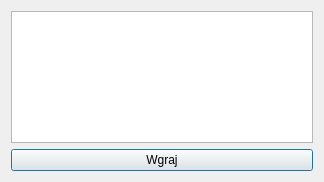
<?xml version="1.0" encoding="UTF-8"?>
<ui version="4.0">
 <class>uploader</class>
 <widget class="QDialog" name="uploader">
  <property name="geometry">
   <rect>
    <x>0</x>
    <y>0</y>
    <width>324</width>
    <height>182</height>
   </rect>
  </property>
  <property name="windowTitle">
   <string>Instrukcje</string>
  </property>
  <property name="sizeGripEnabled">
   <bool>false</bool>
  </property>
  <property name="modal">
   <bool>false</bool>
  </property>
  <layout class="QVBoxLayout" name="verticalLayout">
   <item>
    <widget class="QTextBrowser" name="textBrowser">
     <property name="enabled">
      <bool>true</bool>
     </property>
     <property name="sizePolicy">
      <sizepolicy hsizetype="Expanding" vsizetype="Expanding">
       <horstretch>0</horstretch>
       <verstretch>0</verstretch>
      </sizepolicy>
     </property>
    </widget>
   </item>
   <item>
    <widget class="QPushButton" name="accept">
     <property name="text">
      <string>Wgraj</string>
     </property>
    </widget>
   </item>
  </layout>
 </widget>
 <resources/>
 <connections/>
</ui>
